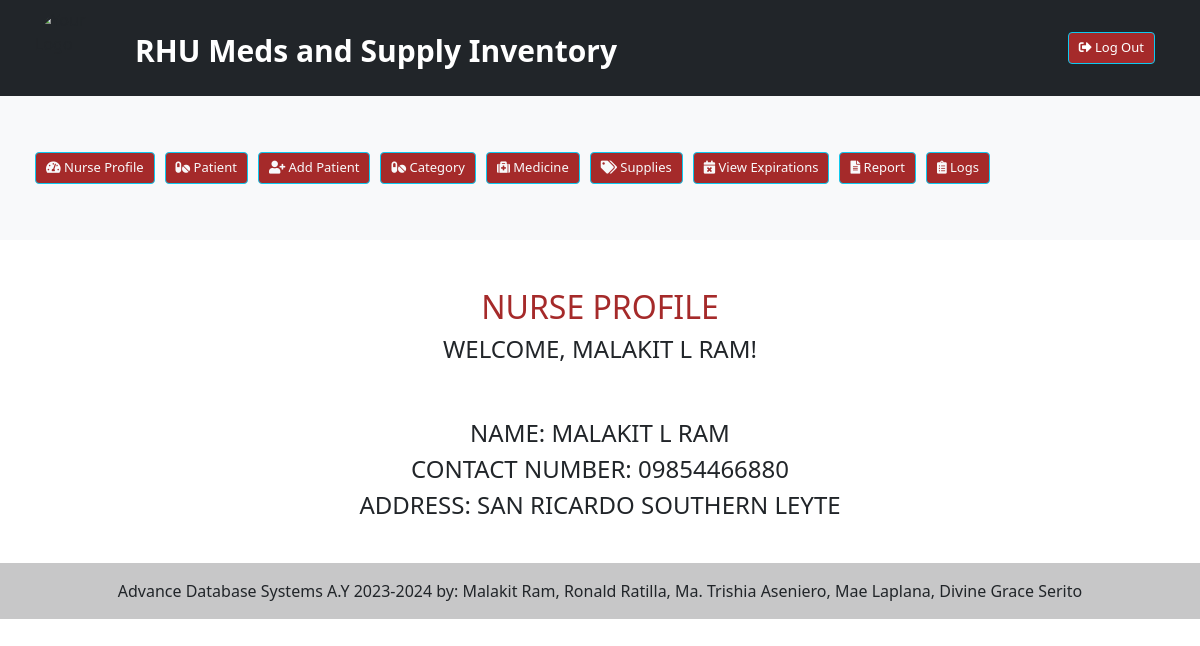
/nurse_interface.php (signed in), run on the app's committed database.
### tables this page shows
CREATE TABLE `nursetb` (
  `id` int(11) NOT NULL,
  `username` varchar(255) NOT NULL,
  `password` varchar(255) NOT NULL,
  `name` varchar(255) NOT NULL,
  `contact_no` varchar(255) NOT NULL,
  `address` varchar(255) NOT NULL
);

### nurse_interface.php (the view, shortened to what this page needs)
<?php
include "dbconfig.php";
$username = $_SESSION["username"];
$stmt = $conn->prepare("SELECT id, name, contact_no, address FROM nursetb WHERE username = ?");
$stmt->bind_param("s", $username);
$stmt->execute();
$result = $stmt->get_result();
if ($result->num_rows == 1) {
    $row = $result->fetch_assoc();
    $name = $row["name"];
    $contactNo = $row["contact_no"];
    $address = $row["address"];
} else {
    echo "Error: Nurse profile not found.";
    exit();
}
?>
<!DOCTYPE html>
<html lang="en">
<head>
    <link href="https://cdn.jsdelivr.net/npm/bootstrap@5.0.2/dist/css/bootstrap.min.css" rel="stylesheet">
 <?php   include("nurse_dashboard.php");?>
</head>
<body>
    <h1 class="text-center text-brown text-uppercase fs-2">Nurse Profile</h1>
    <p class="text-center text-black text-uppercase fs-4">Welcome, <?php echo htmlspecialchars($name); ?>!</p>
    <div class="container mt-5">
        <ul class="list-unstyled text-center text-black text-uppercase fs-4">
            <li>Name: <?php echo htmlspecialchars($name); ?></li>
            <li>Contact Number: <?php echo htmlspecialchars($contactNo); ?></li>
            <li>Address: <?php echo htmlspecialchars($address); ?></li>
        </ul>
    </div>
</body>
</html>
<?php
include "footer.php";
?>

### nurse_dashboard.php (style rules this page uses)
.container { padding: 0 5px; }
h1 { font-size: 15px; color: brown; margin-top: 10px; margin-bottom: 5px; }

### data on the page
nursetb: name "MALAKIT L RAM", contact_no "09854466880", address "SAN RICARDO SOUTHERN LEYTE"
